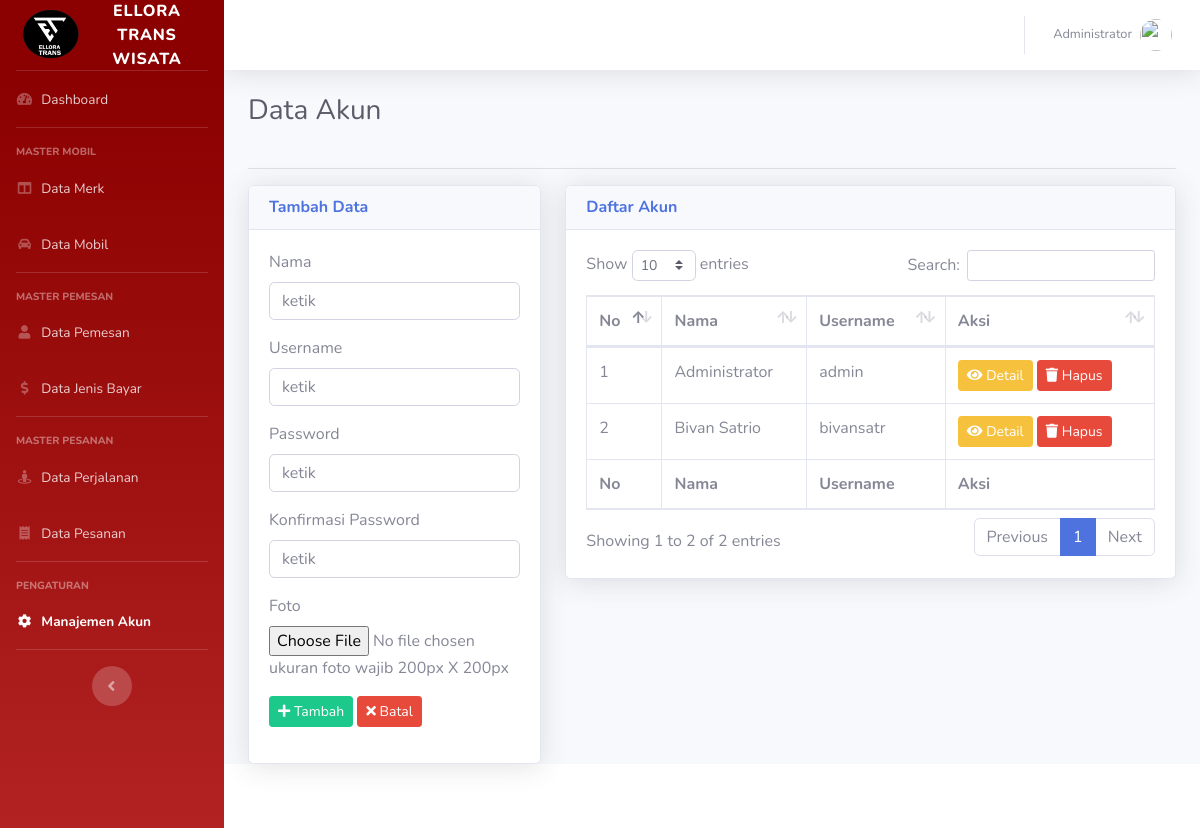
The page /akun (signed in) on the database its author committed.
### tables this page shows
CREATE TABLE `tbl_akun` (
  `id` int(11) NOT NULL,
  `nama` varchar(50) DEFAULT NULL,
  `username` varchar(15) DEFAULT NULL,
  `password` varchar(255) DEFAULT NULL,
  `foto` varchar(60) DEFAULT NULL
);

### controllers/C_Akun.php (called while the page is built, shortened)
<?php
class C_Akun extends Controller {
	public function __construct(){
		$this->akun = $this->model('M_Akun');
	}
	public function index(){
		$data = [
			'aktif' => 'akun',
			'judul' => 'Data Akun',
			'data_akun' => $this->akun->lihat(),
			'no' => 1
		];
		$this->view('akun/index', $data);
	}
}

### index.php (called while the page is built, shortened)
<?php
require_once BASEPATH . DS . 'core' . DS . 'Database.php';
require_once BASEPATH . DS . 'core' . DS . 'Model.php';
new Route();
?>

### functions/url_function.php (called while the page is built, shortened)
<?php
function base_url($path = null){
	if(isset($path)){
		$path = filter_var($path, FILTER_SANITIZE_URL);
		$path = rtrim($path, '/');
		return BASE_URL . $path;
	}
	return BASE_URL;
}

### core/Model.php (called while the page is built, shortened)
<?php
class Model {
	public function __construct(){
		$this->db = new Database();
	}
	public function get($table, $kolom = []){
		if (count($kolom) == 0) {
			$this->_query = "SELECT * FROM {$table}";
		} else {
			$i = 0;
			$total = count($kolom);
			$this->_query = "SELECT ";
			foreach ($kolom as $k) {
				$i++;
				$this->_query = $this->_query . "{$k}";
				if($total > $i) $this->_query = $this->_query . ', ';
			}
			$this->_query = $this->_query . " FROM {$table}";
		}
	}
	public function execute(){
		return $this->db->query($this->_query);
	}
}

### core/Database.php (called while the page is built, shortened)
<?php
class Database
{
	public function __construct()
	{
		$this->_koneksi = new mysqli(DB_HOST, DB_USER, DB_PASS, DB_NAME);
	}
	public function query($query)
	{
		return $this->_koneksi->query($query);
	}
}

### models/M_Akun.php (called while the page is built, shortened)
<?php
class M_Akun extends Model {
	public function lihat(){
		$query = $this->execute();
		return $query;
	}
}

### views/akun/index.php (the view, shortened to what this page needs)
<!DOCTYPE html>
<html lang="en">
<head>
	<link href="<?= base_url('sb-admin-2/') ?>/vendor/fontawesome-free/css/all.min.css" rel="stylesheet" type="text/css">
	<link href="<?= base_url('sb-admin-2/') ?>/css/sb-admin-2.min.css" rel="stylesheet">
	<link href="<?= base_url('sb-admin-2/') ?>/vendor/datatables/dataTables.bootstrap4.min.css" rel="stylesheet">
</head>
<body id="page-top">
	<div id="wrapper">
	<div id="content-wrapper" class="d-flex flex-column">
		<div id="content">
			<div class="container-fluid">
				<div class="row">
					<div class="col-sm-12">
						<div class="clearfix">
							<div class="float-left">
								<h1 class="h3 mb-4 text-gray-800"><?= $judul ?></h1>
							</div>
						</div>
						<hr>
					</div>
				</div>
				<div class="row">
					<div class="col-sm-4">
						<div class="card shadow">
							<div class="card-header">
								<h6 class="m-0 font-weight-bold text-primary">Tambah Data</h6>
							</div>
							<div class="card-body">
								<form method="POST" action="<?= base_url('akun/tambah') ?>" enctype="multipart/form-data">
								  	<div class="form-group">
								  		<label for="nama">Nama</label>
								  		<input type="text" name="nama" id="nama" required="required" placeholder="ketik" autocomplete="off" class="form-control">
								  	</div>
								  	<div class="form-group">
								  		<label for="username">Username</label>
								  		<input type="text" name="username" id="username" required="required" placeholder="ketik" autocomplete="off" class="form-control">
								  	</div>
								  	<div class="form-group">
								  		<label for="password">Password</label>
								  		<input type="password" name="password" id="password" required="required" placeholder="ketik" autocomplete="off" class="form-control">
								  	</div>
								  	<div class="form-group">
								  		<label for="password2">Konfirmasi Password</label>
								  		<input type="password" name="password2" id="password2" required="required" placeholder="ketik" autocomplete="off" class="form-control">
								  	</div>
								  	<div class="form-group">
								  		<label for="foto">Foto</label>
								  		<input type="file" name="foto" id="foto" required="required" placeholder="ketik" autocomplete="off" class="form-control-file">
								  		ukuran foto wajib 200px X 200px
								  	</div>
								  	<div class="form-group">
										<button type="submit" class="btn btn-sm btn-success" name="tambah"><i class="fa fa-plus"></i> Tambah</button>
										<button type="reset" class="btn btn-sm btn-danger"><i class="fa fa-times"></i> Batal</button>
								  	</div>
								</form>
							</div>
						</div>
					</div>
					<div class="col-sm-8">
						<div class="card shadow">
							<div class="card-header">
								<h6 class="m-0 font-weight-bold text-primary">Daftar Akun</h6>
							</div>
							<div class="card-body">
								<table class="table table-bordered" id="dataTable" width="" cellspacing="0">
	                  				<thead>
	                    				<tr>
	                    					<th>No</th>
	                    					<th>Nama</th>
	                    					<th>Username</th>
	                    					<th>Aksi</th>
	                    				</tr>
	                 				</thead>
	                  				<tfoot>
	                    				<tr>
	                    					<th>No</th>
	                    					<th>Nama</th>
	                    					<th>Username</th>
	                    					<th>Aksi</th>
	                    				</tr>
	                  				</tfoot>
	                 				<tbody>
										<?php while($akun = $data_akun->fetch_object()) : ?>
											<tr>
												<td><?= $no++ ?></td>
												<td><?= $akun->nama ?></td>
												<td><?= $akun->username ?></td>
												<td>
													<a href="<?= base_url('akun/detail/' . $akun->id) ?>" class="btn btn-sm btn-warning"><i class="fa fa-eye"></i> Detail</a>
													<a href="<?= base_url('akun/hapus/' . $akun->id) ?>" class="btn btn-sm btn-danger" onclick="return confirm('apakah anda yakin?')"><i class="fa fa-trash"></i> Hapus</a>
												</td>
											</tr>
										<?php endwhile; ?>
									</tbody>
              					</table>
							</div>
						</div>
					</div>
				</div>
			</div>
		</div>
	</div>
	</div>
</body>
</html>

### rows shown on the page
tbl_akun: nama "Administrator", username "admin"
tbl_akun: nama "Bivan Satrio", username "bivansatr"

### other values the page prints
$_SESSION['login']['nama'] "Administrator"
$judul "Data Akun"
